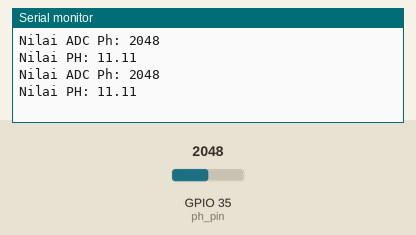
Recording of a sketch running on a simulated ESP32. On the bench: the last lines printed to the serial monitor. Inputs (shaded band) come from the test bench; at power-on: GPIO 35 (ph_pin) = 2048.

Above: at 1.8 s.
1.9 s: GPIO 35 (ph_pin) set to 2866
At 2.8 s:
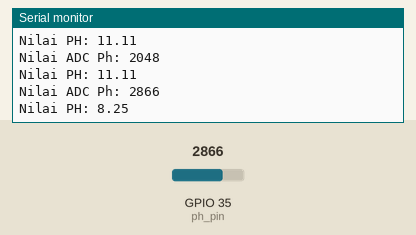
3.4 s: GPIO 35 (ph_pin) set to 3603
At 4.8 s:
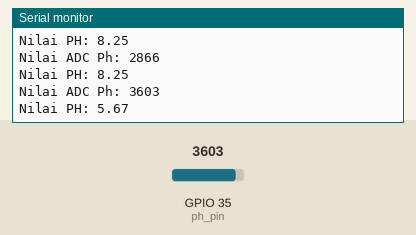
Timing chart, 0 to 6.4 s (numbered marks = the images above; inputs shaded):
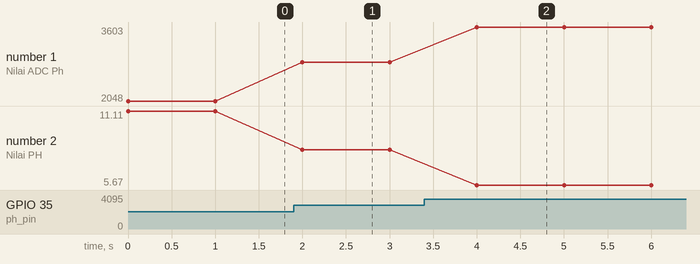

Measured:
- after the input at 1.9 s, the serial monitor: prints a new line after 0.10 s (image 1)
- after the input at 3.4 s, the serial monitor: prints a new line after 0.60 s (image 2)
- plotted number 1: 2048 → 2866 after the input at 1.9 s, 2866 → 3603 after the input at 3.4 s
- plotted number 2: 11.11 → 8.25 after the input at 1.9 s, 8.25 → 5.67 after the input at 3.4 s

The sketch:

sensor_Ph-4502.ino
```cpp
#define ph_pin 35
//float po = 0;
//float PH_step;
int nilai_analog_PH;
float nilai_PH;
//double TeganganPh;

void setup() {
  pinMode(ph_pin, INPUT);
  Serial.begin(115200);

}

void loop() {
  nilai_analog_PH = analogRead(ph_pin);
  Serial.print("Nilai ADC Ph: ");
  Serial.println(nilai_analog_PH);
  nilai_PH = (nilai_analog_PH-5223.3)/-285.68;
  Serial.print("Nilai PH: ");
  Serial.println(nilai_PH);
//  TeganganPh = 5.0 / 1024.0 *nilai_analog_PH;
//  Serial.print("Tegangan Ph: ");
//  Serial.println(TeganganPh, 3);

//  PH_step = (PH4-PH7)/3;
//  po = 7.00 * ((PH7-TeganganPh)/PH_step);
//  Serial.print("Nilai PH cairan: ");
//  Serial.println(po, 2);
  delay(1000);

}
```
